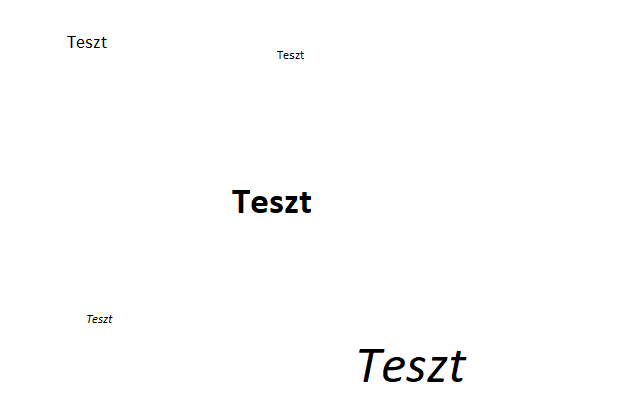
#> input picture test.jpg, 625 x 420 px
$ python wtf.py
#> lines starting #> are read from the running program, lines starting #| are printed output that depends on the picture; after the words box and inside, x2 and y2 are one past the last pixel; in counts of white or black regions, pixels touching at a corner belong together
#!/usr/bin/python3
# 2018.01.16 01:11:49 CST
# 2018.01.16 01:55:01 CST
import cv2
import numpy as np

## (1) readpyt
img = cv2.imread("test.jpg")
#> img is the input picture: shape (420, 625, 3); mean B, G, R 253, 253, 253
gray = cv2.cvtColor(img, cv2.COLOR_BGR2GRAY)

## (2) threshold
th, threshed = cv2.threshold(gray, 127, 255, cv2.THRESH_BINARY_INV|cv2.THRESH_OTSU)
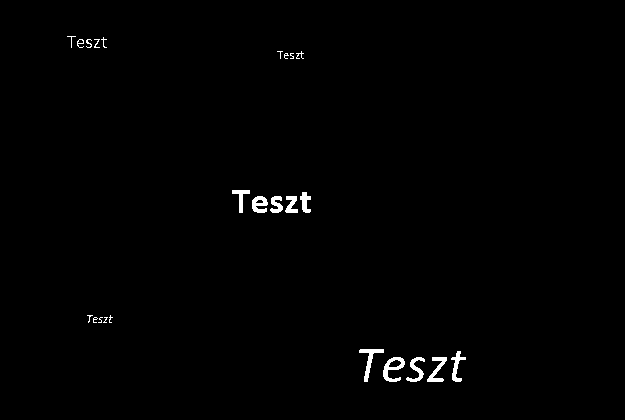
#> threshed: shape (420, 625); 0.78% white; 24 white regions (9 under 20 px), largest, box (x1, y1, x2, y2) and area: (383, 357, 405, 382) 251, (359, 349, 384, 382) 227, (427, 357, 447, 382) 205
#> th = 136

## (3) minAreaRect on the nozeros
pts = cv2.findNonZero(threshed)
#> pts = contour of 2053 points, box (x1, y1, x2, y2) (67, 36, 466, 382), area 5354
ret = cv2.minAreaRect(pts)
#> ret = ((265, 211.2), (324.7, 419.8), -85.96)

(cx,cy), (w,h), ang = ret
#> cx = 265; cy = 211.2; w = 324.7; h = 419.8; ang = -85.96
if w>h:
    w,h = h,w
    ang += 90

## (4) Find rotated matrix, do rotation
M = cv2.getRotationMatrix2D((cx,cy), ang, 1.0)
#> M = [[0.0705, -0.998, 457], [0.998, 0.0705, -68.04]]
rotated = cv2.warpAffine(threshed, M, (img.shape[1], img.shape[0]))
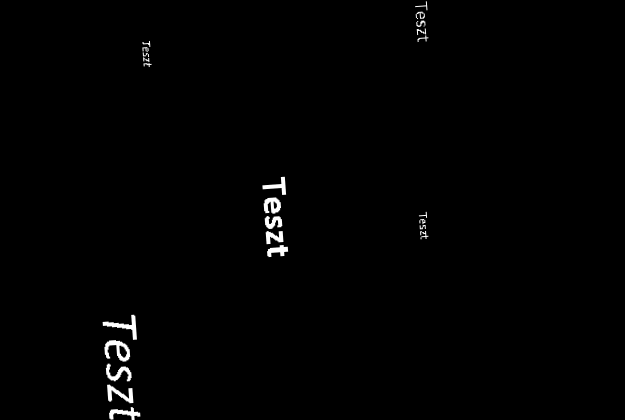
#> rotated: shape (420, 625); min 0, max 255, mean 2

## (5) find and draw the upper and lower boundary of each lines
hist = cv2.reduce(rotated,1, cv2.REDUCE_AVG).reshape(-1)
#> hist = 420 values, max 13 at index 325, min 0 at index 0, mean 1.99

th = 2
H,W = img.shape[:2]
#> H = 420; W = 625
uppers = [y for y in range(H-1) if hist[y]<=th and hist[y+1]>th]
#> uppers = [5, 37, 42, 63, 183, 197, 214, 230, 246, 321, 340, 366, 386, 408]
lowers = [y for y in range(H-1) if hist[y]>th and hist[y+1]<=th]
#> lowers = [6, 38, 43, 64, 188, 212, 228, 241, 255, 328, 359, 380, 401, 418]

rotated = cv2.cvtColor(rotated, cv2.COLOR_GRAY2BGR)
#> rotated: shape (420, 625, 3)
for y in uppers:
    cv2.line(rotated, (0,y), (W, y), (255,0,0), 1)
#> this loop made 14 passes
#> y on passes 1 to 12: 5, 37, 42, 63, 183, 197, 214, 230, 246, 321, 340, 366
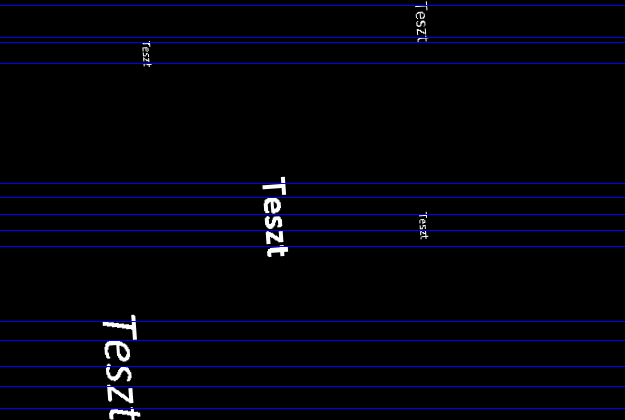
#> rotated: shape (420, 625, 3); mean B, G, R 10.4, 1.9, 1.9

for y in lowers:
    cv2.line(rotated, (0,y), (W, y), (0,255,0), 1)
#> this loop made 14 passes
#> y on passes 1 to 12: 6, 38, 43, 64, 188, 212, 228, 241, 255, 328, 359, 380
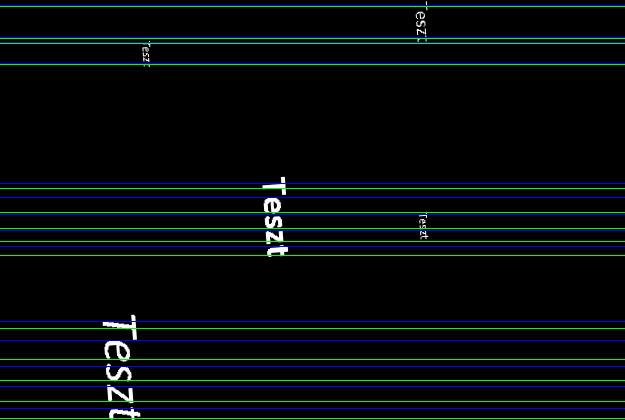
#> rotated: shape (420, 625, 3); 3.33% of pixels changed, all inside (x1, y1, x2, y2) = (0, 6, 625, 419)

cv2.imwrite("result.png", rotated)
